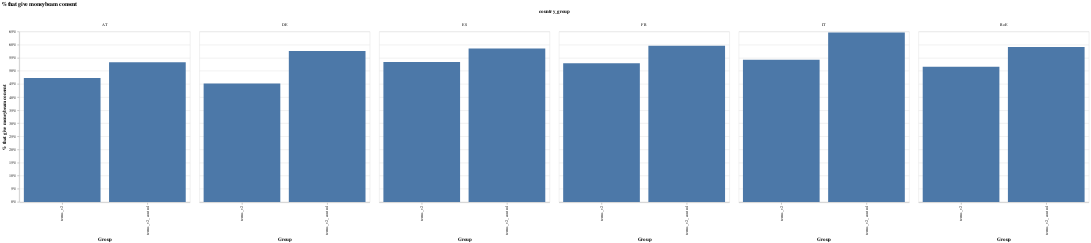

Here is the notebook cell this chart was saved with:
### Code cell
data = pd.read_csv("terms_v2.csv")

d = data.groupby("shadow_user_id")["se_property"].agg("nunique").reset_index()
d = d.loc[d["se_property"] > 1, "shadow_user_id"]
data = data.loc[data["shadow_user_id"].isin(d) == False, :]

data = (
    data.groupby(["se_property", "country_group"])["moneybeam"]
    .agg("mean")
    .reset_index()
)

alt.Chart(data).mark_bar().encode(
    x=alt.X("se_property:N", axis=alt.Axis(title="Group")),
    y=alt.Y(
        "moneybeam:Q", axis=alt.Axis(title="% that give moneybeam consent", format="%")
    ),
    column="country_group:N",
).properties(width=400, height=400, title="% that give moneybeam consent")

### Figure 1 — Vega-Lite specification as saved in the notebook (floating-point values rounded to 4 significant figures)
{"config": {"view": {"continuousWidth": 400, "continuousHeight": 300}}, "data": {"name": "data-e403694eaa9c6b512aae4e5ed94d070c"}, "mark": "bar", "encoding": {"column": {"type": "nominal", "field": "country_group"}, "x": {"type": "nominal", "axis": {"title": "Group"}, "field": "se_property"}, "y": {"type": "quantitative", "axis": {"format": "%", "title": "% that give moneybeam consent"}, "field": "moneybeam"}}, "height": 400, "title": "% that give moneybeam consent", "width": 400, "$schema": "https://vega.github.io/schema/vega-lite/v4.0.2.json", "datasets": {"data-e403694eaa9c6b512aae4e5ed94d070c": [{"se_property": "terms_v2", "country_group": "AT ", "moneybeam": 0.4728}, {"se_property": "terms_v2", "country_group": "DE ", "moneybeam": 0.4515}, {"se_property": "terms_v2", "country_group": "ES ", "moneybeam": 0.5335}, {"se_property": "terms_v2", "country_group": "FR ", "moneybeam": 0.5288}, {"se_property": "terms_v2", "country_group": "IT ", "moneybeam": 0.5423}, {"se_property": "terms_v2", "country_group": "RoE", "moneybeam": 0.5158}, {"se_property": "terms_v2_control", "country_group": "AT ", "moneybeam": 0.5325}, {"se_property": "terms_v2_control", "country_group": "DE ", "moneybeam": 0.5756}, {"se_property": "terms_v2_control", "country_group": "ES ", "moneybeam": 0.5856}, {"se_property": "terms_v2_control", "country_group": "FR ", "moneybeam": 0.5961}, {"se_property": "terms_v2_control", "country_group": "IT ", "moneybeam": 0.6465}, {"se_property": "terms_v2_control", "country_group": "RoE", "moneybeam": 0.5914}]}}
